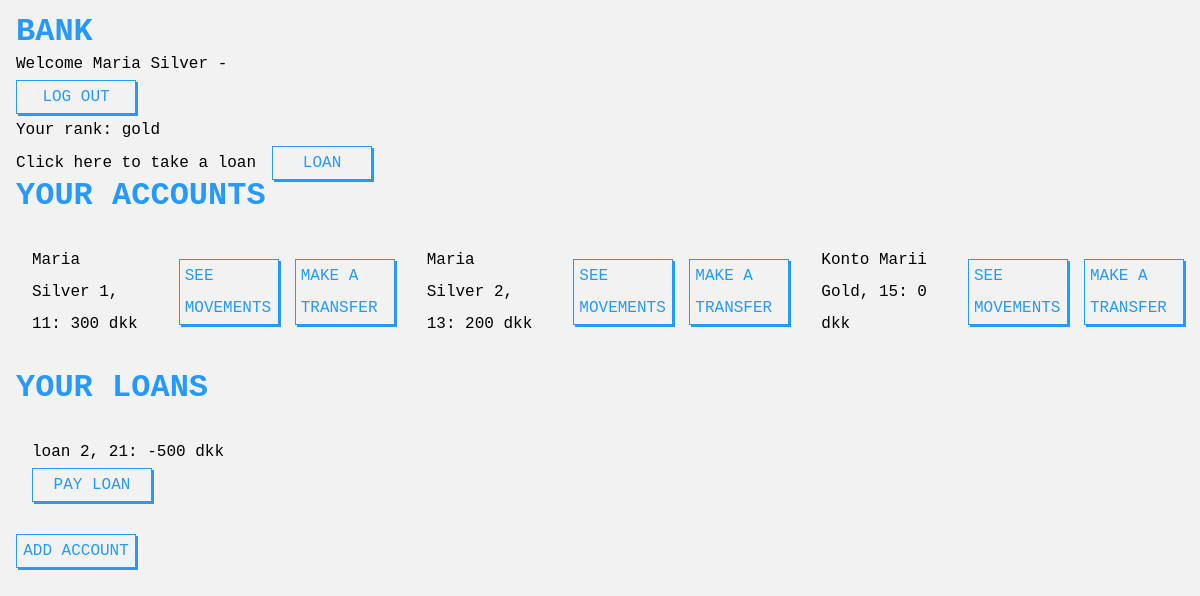
/bank/ (signed in), run on the app's committed database.
### bank_app/models.py (models this page shows, shortened)
class Customer(models.Model):
    user = models.OneToOneField(User, on_delete=models.CASCADE, primary_key=True,)
    class Rank(models.TextChoices):
        BASIC = 'Basic'
        SILVER = 'Silver'
        GOLD = 'Gold'
    rank = models.CharField(choices=Rank.choices, default=Rank.BASIC, max_length=200)
    phone_number=models.CharField(max_length=20)
    def __str__(self):
        return f"{self.user.first_name} - {self.user.id} - {self.rank}"

class Account(models.Model):
    user=models.ForeignKey(User,on_delete=models.CASCADE)
    account_number=models.CharField(max_length=10)
    class AccountType(models.TextChoices):
        BANK_ACCOUNT = 'Bank Account'
        LOAN = 'Loan'
    account_type = models.CharField(choices=AccountType.choices, default=AccountType.BANK_ACCOUNT, max_length=200)
    name=models.CharField(max_length=20)
    @property
    def balance(self):
        ledger_sum = Ledger.objects.filter(id_account_fk=self.id).aggregate(Sum('amount'))
        for key, value in ledger_sum.items():
            if value == None:
                return 0
            else:
                return  value
    def __str__(self):
        return f"{self.name} - {self.id} - {self.user.id} - {self.balance}"

### bank_app/views.py (the view)
# urls.py: path('', views.index, name='index'),
@login_required
def index(request):
   customers = Customer.objects.filter(user=request.user)
   print(customers)
   loans= Account.objects.filter(user=request.user).filter(account_type='LOAN')
   accounts = Account.objects.filter(user=request.user).filter(account_type= 'BANK_ACCOUNT')
   context = {
      'customers': customers,
      'accounts': accounts,
      'loans': loans
   }
   print( loans, accounts)
   return render(request, 'bank_app/index.html', context)

### bank_app/templates/bank_app/index.html
{% extends 'bank_app/base.html' %} {% block content %}
<h2> Your accounts </h2>
   <ul>
    {% for account in accounts %}
    <li>{{ account.name }}, {{ account.id }}: {{ account.balance }} dkk</li>
      <a href={% url 'bank_app:movements' account_id=account.id %}>see movements</a>
<a href="{% url 'bank_app:transfers' account_id=account.id %}">Make a transfer</a>
    {% endfor %}
   </ul>
{% if customer.rank != 'basic' %}
<h2> Your loans </h2>
    <ul>
       {% for account in loans %}
       <li>{{ account.name }}, {{ account.id }}: {{ account.balance }} dkk
<a href="{% url 'bank_app:pay_loan' customer_id=user.id loan_id=account.id  %}">Pay loan</a>
       </li>
       {% endfor %}
    </ul>
{% endif %}
<a href={% url 'bank_app:add_account' %}>add account</a>
{% endblock %}

### bank_app/templates/bank_app/base.html (shortened to what this page needs)
<!DOCTYPE html>
<html lang="en">
  <head>
    {% load static %}
<link rel="stylesheet" type="text/css" href="{% static 'bank_app/bank_app.css' %}" media="screen"/>
  </head>
  <body>
    <h1>BANK</h1>
    {% for customer in customers %}
    <p>
      Welcome {{ customer.user.first_name }} - <a href="{% url 'login_app:logout' %}">Log out</a>
    </p>
    <p> Your rank: {{ customer.rank }} </p>
    <div class="loan__panel">
        {% if customer.rank == 'basic' %}
        <p>Sorry you can't take a loan yet</p>
        <p style="opacity: 0.5; cursor: not-allowed;">LOAN</p>
        {% else %}
        <p>Click here to take a loan</p>
        <a href="{% url 'bank_app:take_loan' customer_id=customer.pk  %}">LOAN</a>
        {% endif %}
    </div>
    {% endfor %}
    {% block content %} {% endblock %}
  </body>
</html>

### bank_app/static/bank_app/bank_app.css (style rules this page uses)
body { background: #F2F2F2; color: black; padding: 1rem; line-height: 2rem; }
* { margin: 0px; padding: 0px; box-sizing: border-box; font-weight: 300; font-size: 1rem; font-family: monospace; }
.loan__panel { display: flex; align-items: center; gap: 1rem; }
a { color: #2699FB; text-decoration: none; cursor: pointer; text-transform: uppercase; border: 1px solid #2699FB; padding: 0 5px; background: transparent; box-shadow: 2px 2px 0px; min-width: 100px; max-width: 120px; width: auto; display: flex; justify-content: center; }
h1, h2, h3, h4, h5 { color: #2699FB; text-transform: uppercase; font-size: 2rem; font-weight: 900; }
ul { display: flex; align-items: center; gap: 1rem; padding: 1rem 0; list-style-type: none; }
li { padding: 1rem; }

### data on the page
Customer: user.first_name "Maria Silver", rank "gold", shows "Click here to take a loan"
Account: name "Maria Silver 1", id "11", balance "300"
Account: name "Maria Silver 2", id "13", balance "200"
Account: name "Konto Marii Gold", id "15", balance "0"
Account: name "loan 2", id "21", balance "-500"
